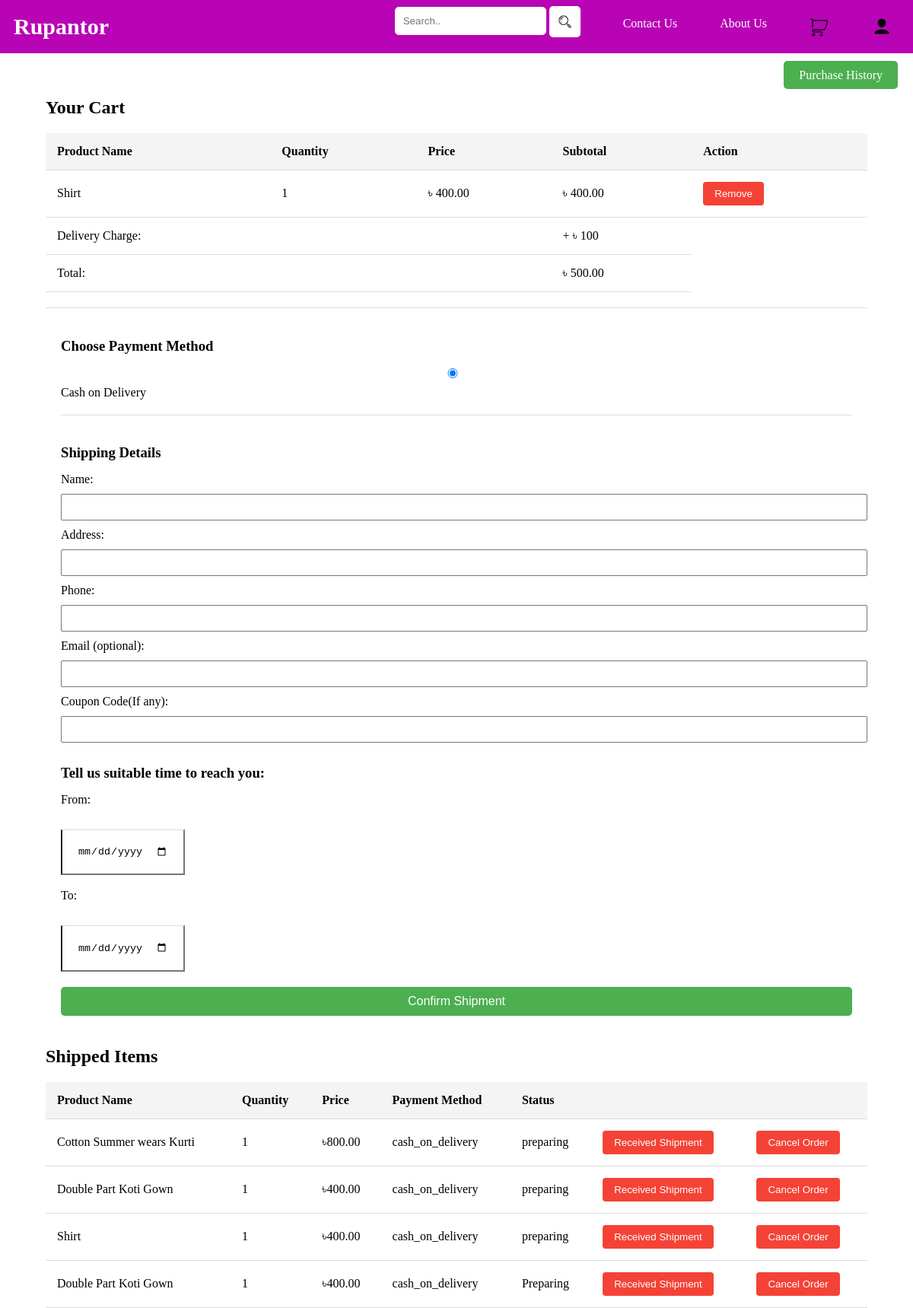
Page /cart/ on the committed database.
### management/models.py (models this page shows, shortened)
class Cart(models.Model):
    product = models.ForeignKey(Wears, on_delete=models.CASCADE, null= True)
    quantity = models.IntegerField(default=1)
    user = models.ForeignKey(
        settings.AUTH_USER_MODEL,
        on_delete=models.CASCADE,
        related_name='cart',
        null=True,
        blank=True
    )
    session_key = models.CharField(max_length=40, null=True, blank=True)
    class Meta:
        unique_together = ('user', 'product', 'session_key')

class Wears(models.Model):
    CATEGORY_CHOICES = [
        ('SummerWear', 'Summerwear'),
        ('WinterWear', 'Winterwear'),
        ('Western', 'Western'),
        ('Cotton', 'Cotton')
    ]
    productId = models.AutoField(primary_key=True)
    categories = models.CharField(max_length=20, choices=CATEGORY_CHOICES, default='SummerWear')
    productName = models.CharField(max_length=100)
    productColor = models.CharField(max_length=50, null=True)
    productBody = models.CharField(max_length=30, null=True)
    frontLength = models.CharField(max_length=30, null=True)
    backLength = models.CharField(max_length=30, null=True)
    productPrice = models.DecimalField(max_digits=8, decimal_places=2)
    available = models.IntegerField()
    description = models.TextField()
    productImage = models.ImageField(blank=True)

class Shipping(models.Model):
    statusChoices = [
        ('Preparing','Preparing'),
        ('Packaging','Packaging'),
        ('Shipping','Shipping'),
    ]
    user = models.ForeignKey(settings.AUTH_USER_MODEL, on_delete=models.CASCADE, related_name='shippings', null=True, blank=True)
    session_key = models.CharField(max_length=40, null=True, blank=True)
    product = models.ForeignKey('Wears', on_delete=models.CASCADE)
    quantity = models.IntegerField(default=1)
    payment_method = models.CharField(max_length=100)
    delivery_time_from = models.DateField(null=True, blank=True)
    delivery_time_to = models.DateField(null=True, blank=True)
    customer_name = models.CharField(max_length=100, null=True)
    customer_address = models.CharField(max_length=200, null=True)
    customer_phone = models.CharField(max_length=20, null=True)
    customer_email = models.EmailField(null=True, blank=True)
    shippingStatus = models.CharField(max_length=20, choices=statusChoices, default='Preparing', null=True, blank=True)

### management/views.py (the view)
# urls.py: path('cart/', views.cart, name='cart'),
def cart(request):
    template = loader.get_template('cart.html')
    if request.user.is_authenticated:
        cart_items = Cart.objects.filter(user=request.user)
        shipped_items = Shipping.objects.filter(user=request.user)
    else:
        session_key = request.session.session_key
        cart_items = Cart.objects.filter(session_key=session_key)
        shipped_items = Shipping.objects.filter(session_key=session_key)
    totalAmountToPay = 0
    for item in cart_items:
        item.subtotal = item.quantity * item.product.productPrice
        totalAmountToPay = totalAmountToPay + item.subtotal
    totalAmountToPay = totalAmountToPay + 100
    context = {
        'cart_items': cart_items,
        'shipped_items': shipped_items,
        'totalAmountToPay': totalAmountToPay
    }
    return HttpResponse(template.render(context, request))

### management/templates/cart.html (shortened to what this page needs)
<!DOCTYPE html>
<html lang="en">
<head>
</head>
<body>
    {% include 'header.html' %}
    <div style="text-align: right; margin-top: 20px; margin-right: 20px;">
        <a href="/purchase_history/" class="action-btn">Purchase History</a>
    </div>
    <div class="cart-container">
        <h2>Your Cart</h2>
        {% if cart_items %}
        <table>
            <thead>
                <tr>
                    <th>Product Name</th>
                    <th>Quantity</th>
                    <th>Price</th>
                    <th>Subtotal</th>
                    <th>Action</th>
                </tr>
            </thead>
            <tbody>
                {% for item in cart_items %}
                <tr>
                    <td>{{ item.product.productName }}</td>
                    <td>{{ item.quantity }}</td>
                    <td>৳  {{ item.product.productPrice }}</td>
                    <td>৳ {{ item.subtotal }}</td>
                    <td>
                        <form action="{% url 'remove_from_cart' item.id %}" method="post">
                            <button type="submit" class="remove-btn" onclick="return confirm('Are you sure you want to remove this item?');">Remove</button>
                        </form>
                    </td>
                </tr>
                {% endfor %}
                <tr>
                    <td>Delivery Charge:</td>
                    <td colspan="2"></td>
                    <td>+ ৳ 100</td>
                </tr>
                <tr>
                    <td>Total:</td>
                    <td colspan="2"></td>
                    <td>৳ {{ totalAmountToPay }}</td>
                </tr>
            </tbody>
        </table>
        <div class="payment-options">
            <h3>Choose Payment Method</h3>
            <form action="{% url 'confirm_shipment' %}" method="post">
                <label>
                    <input type="radio" name="payment_method" value="cash_on_delivery" checked>
                    Cash on Delivery
                </label>
                <div class="checkout-details">
                    <h3>Shipping Details</h3>
                    <label for="customer_name">Name:</label>
                    <input type="text" id="customer_name" name="customer_name" required>
                    <label for="customer_address">Address:</label>
                    <input type="text" id="customer_address" name="customer_address" required>
                    <label for="customer_phone">Phone:</label>
                    <input type="text" id="customer_phone" name="customer_phone" pattern="(\+88)?\d{11}" required>
                    <label for="customer_email">Email (optional):</label>
                    <input type="email" id="customer_email" name="customer_email">
                    <label for="couponCode">Coupon Code(If any):</label>
                    <input type="text" id="couponCode" name="couponCode">
                    <h3>Tell us suitable time to reach you:</h3>
                    <label for="delivery_time_from">From:</label>
                    <input type="date" id="delivery_time_from" name="delivery_time_from" class="payment-options"> <br><br>
                    <label for="delivery_time_to">To:</label>
                    <input type="date" id="delivery_time_to" name="delivery_time_to" class="payment-options">
                </div>
                <button type="submit" class="confirm-btn">Confirm Shipment</button>
            </form>
        </div>
        {% else %}
        <p>Your cart is empty.</p>
        {% endif %}
    </div>
    <div class="shipped-container">
        <h2>Shipped Items</h2>
        {% if shipped_items %}
        <table>
            <thead>
                <tr>
                    <th>Product Name</th>
                    <th>Quantity</th>
                    <th>Price</th>
                    <th>Payment Method</th>
                    <th>Status</th>
                    <th></th>
                    <th></th>
                </tr>
            </thead>
            <tbody>
                {% for item in shipped_items %}
                <tr>
                    <td>{{ item.product.productName }}</td>
                    <td>{{ item.quantity }}</td>
                    <td>৳{{ item.product.productPrice }}</td>
                    <td>{{ item.payment_method }}</td>
                    <td>{{ item.shippingStatus }}</td>
                    <td>
                        <form action="{% url 'received_shipment' item.id %}" method="post">
                            <button type="submit" class="remove-btn" onclick="return confirm('Are you confirming you want received your shipment?');">Received Shipment</button>
                        </form>
                    </td>
                    <td>
                        <form action="{% url 'cancel_shipment' item.id %}" method="post">
                            <button type="submit" class="remove-btn" onclick="return confirm('Are you confirming you want to cancel the order?');">Cancel Order</button>
                        </form>
                    </td>
                </tr>
                {% endfor %}
            </tbody>
        </table>
        {% else %}
        <p>No shipped items.</p>
        {% endif %}
    </div>
</body>
</html>

### management/templates/cart.html (style rules this page uses)
table { width: 100%; border-collapse: collapse; margin-top: 20px; }
th, td { padding: 15px; text-align: left; border-bottom: 1px solid #ddd; }
th { background-color: #f4f4f4; }
.cart-container, .shipped-container { width: 90%; margin: auto; }
.remove-btn { padding: 8px 15px; background-color: #f44336; color: white; border: none; border-radius: 4px; cursor: pointer; }
.payment-options { margin-top: 20px; padding: 20px; border-top: 1px solid #ddd; }
.payment-options h3 { margin-bottom: 15px; }
.payment-options label { margin-right: 20px; display: block; margin-bottom: 10px; }
.payment-options input[type="text"], .payment-options input[type="email"], .payment-options input[type="radio"] { margin-bottom: 10px; width: 100%; padding: 8px; }
.checkout-details { margin-top: 20px; border-top: 1px solid #ddd; padding-top: 20px; }
.confirm-btn { padding: 10px 20px; font-size: 16px; background-color: #4CAF50; color: white; border: none; border-radius: 5px; cursor: pointer; margin-top: 10px; display: block; width: 100%; margin-top: 20px; }
.action-btn { padding: 10px 20px; color: white; background-color: #4CAF50; border: none; border-radius: 5px; cursor: pointer; text-decoration: none; }

### management/templates/header.html (style rules this page uses)
body { margin: 0; }

### rows in the picture
Cart: product.productName "Shirt", quantity "1", product.productPrice "400.00", subtotal "400.00"
Shipping: product.productName "Cotton Summer wears Kurti", quantity "1", product.productPrice "800.00", payment_method "cash_on_delivery", shippingStatus "preparing"
Shipping: product.productName "Double Part Koti Gown", quantity "1", product.productPrice "400.00", payment_method "cash_on_delivery", shippingStatus "preparing"
Shipping: product.productName "Shirt", quantity "1", product.productPrice "400.00", payment_method "cash_on_delivery", shippingStatus "preparing"
Shipping: product.productName "Double Part Koti Gown", quantity "1", product.productPrice "400.00", payment_method "cash_on_delivery", shippingStatus "Preparing"

### other values in the picture
{{ totalAmountToPay }} "500.00"
